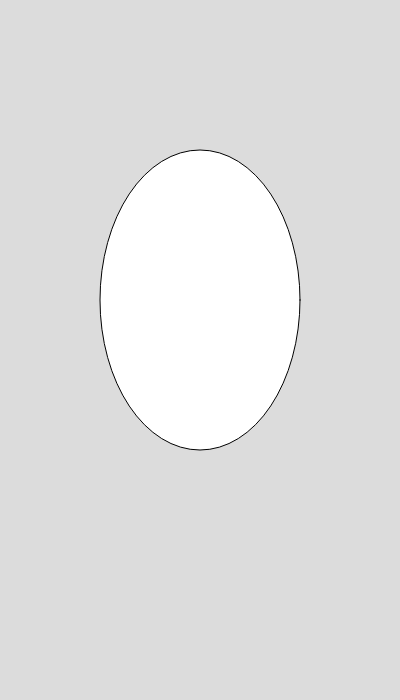
Frame 1 (no input)
Frame 60 (no input): identical to frame 1, image omitted
Frame 120 (the mouse pressed at the canvas centre since frame 60): identical to frame 1, image omitted

The p5.js sketch that drew this single still picture (run headless with seeded random() and noise() and a simulated clock; from frame 60 on, the mouse is pressed at the canvas centre):

// p5.js sketch
// ── sketch.js
function setup() {
  createCanvas(400, 700);
}

function draw() {
  
  background(220);
  
  ellipse(200, 300, 200, 300);
  
 
}
